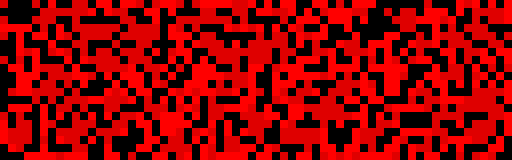
Frame 1 (no input)
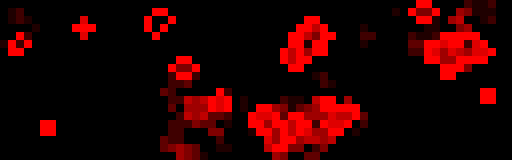
Frame 60 (the mouse pressed at the canvas centre just before this capture)
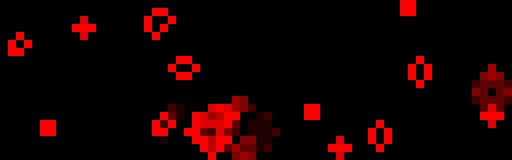
Frame 120 (the mouse held since frame 60 and released just before this capture)

The Processing sketch that drew these frames (run headless with seeded random() and noise(); from frame 60 on, the mouse is pressed at the canvas centre):

// Processing sketch: processing_51980
// ── processing_51980.pde

private int[][] grid;
private int gridScale;
private int gridWidth;
private int gridHeight;
private int resetCount;

private static final int GRIDMAX = 8;
private static final int RESET = 200;

public void setup() {
  //do not change, this is fixed for LED screens.
  size(512, 160);
  //do not change, this is the refresh rate of LEDs.
  frameRate(8);

  // maybe // Add 2 to prevent weird things happening at the edges
  // maybe // Essentially, there is an extra "hidden" line at each edge
  gridScale = 8;
  gridWidth = width/gridScale;
  gridHeight = height/gridScale;
  grid = new int[gridWidth][gridHeight];

  initializeGrid();

  resetCount = 0;
}

public void draw() {
  background(0); //keep background black (LEDs are brightness based)
  stroke(255,0,0); //LEDs are on the scale of red
  fill(255,0,0);   //LEDs are on the scale of red

  updateGrid();
  drawGrid();
  
  if (resetCount >= RESET) {
    initializeGrid();
    resetCount = 0;
  }
  else {
    resetCount++;
  }
}

private void initializeGrid() {
  for (int x=0;x<gridWidth;x++) {
    for (int y=0;y<gridHeight;y++) {
      grid[x][y] = ((int) random(2))*GRIDMAX;
    }
  }
}

private void updateGrid() {
  int[][] newGrid = new int[gridWidth][gridHeight];
  for (int x=0;x<gridWidth;x++) {
    for (int y=0;y<gridHeight;y++) {
      int count = 0;
      for (int nx = x-1;nx <= x+1;nx++) {
        for (int ny = y-1;ny <= y+1; ny++) {
          if (nx == x && ny == y) {
            continue;
          }
          if (nx < 0 || nx >= gridWidth || ny < 0 || ny >= gridHeight) {
            continue;
          }
          if (grid[nx][ny] == GRIDMAX) {
            count++;
          }
        }
      }
      if (count == 3) {
        newGrid[x][y] = GRIDMAX;
      }
      else if (count == 2 && grid[x][y] == GRIDMAX) {
        newGrid[x][y] = GRIDMAX;
      }
      else if (grid[x][y] > 0) {
        newGrid[x][y] = grid[x][y] - 1;
      }
      else {
        newGrid[x][y] = 0;
      }
    }
  }

  for (int x=0;x<gridWidth;x++) {
    for (int y=0;y<gridHeight;y++) {
      grid[x][y] = newGrid[x][y];
    }
  }
}

private void drawGrid() {
  for (int x=0;x<gridWidth;x++) {
    for (int y=0;y<gridHeight;y++) {
      stroke(255*grid[x][y]/GRIDMAX,0,0);
      fill(255*grid[x][y]/GRIDMAX,0,0);
      /*if (grid[x][y] == GRIDMAX) {
       stroke(255,0,0);
       fill(255,0,0);
       }
       else {
       stroke(0);
       fill(0);
       }*/
      rect(x*gridScale,y*gridScale,gridScale,gridScale);
    }
  }
}
